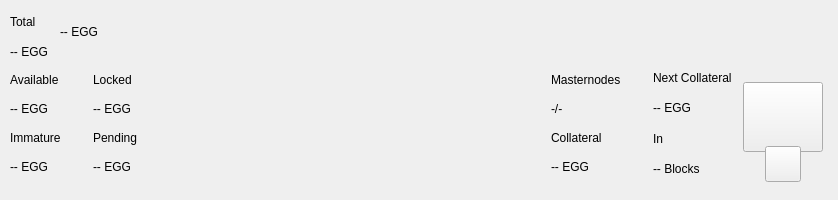
<?xml version="1.0" encoding="UTF-8"?>
<ui version="4.0">
 <class>TopBar</class>
 <widget class="QWidget" name="TopBar">
  <property name="geometry">
   <rect>
    <x>0</x>
    <y>0</y>
    <width>838</width>
    <height>200</height>
   </rect>
  </property>
  <property name="minimumSize">
   <size>
    <width>0</width>
    <height>200</height>
   </size>
  </property>
  <property name="maximumSize">
   <size>
    <width>16777215</width>
    <height>200</height>
   </size>
  </property>
  <property name="windowTitle">
   <string>Form</string>
  </property>
  <layout class="QVBoxLayout" name="verticalLayout_10" stretch="0">
   <property name="spacing">
    <number>0</number>
   </property>
   <property name="leftMargin">
    <number>0</number>
   </property>
   <property name="topMargin">
    <number>0</number>
   </property>
   <property name="rightMargin">
    <number>0</number>
   </property>
   <property name="bottomMargin">
    <number>0</number>
   </property>
   <item>
    <widget class="PFBorderImage" name="containerTop">
     <layout class="QVBoxLayout" name="verticalLayout_11">
      <property name="spacing">
       <number>0</number>
      </property>
      <property name="leftMargin">
       <number>0</number>
      </property>
      <property name="topMargin">
       <number>0</number>
      </property>
      <property name="rightMargin">
       <number>0</number>
      </property>
      <property name="bottomMargin">
       <number>0</number>
      </property>
      <item>
       <widget class="QWidget" name="top_container_2" native="true">
        <property name="minimumSize">
         <size>
          <width>0</width>
          <height>65</height>
         </size>
        </property>
        <layout class="QHBoxLayout" name="top_container">
         <property name="spacing">
          <number>0</number>
         </property>
         <property name="leftMargin">
          <number>10</number>
         </property>
         <property name="topMargin">
          <number>0</number>
         </property>
         <property name="rightMargin">
          <number>10</number>
         </property>
         <property name="bottomMargin">
          <number>0</number>
         </property>
         <item>
          <layout class="QHBoxLayout" name="horizontalLayout_4">
           <property name="spacing">
            <number>12</number>
           </property>
           <property name="rightMargin">
            <number>0</number>
           </property>
           <item>
            <widget class="QWidget" name="widgetAmount" native="true">
             <layout class="QVBoxLayout" name="verticalLayout_2">
              <property name="spacing">
               <number>2</number>
              </property>
              <property name="leftMargin">
               <number>0</number>
              </property>
              <property name="topMargin">
               <number>8</number>
              </property>
              <property name="rightMargin">
               <number>0</number>
              </property>
              <property name="bottomMargin">
               <number>0</number>
              </property>
              <item>
               <widget class="QLabel" name="labelTitle1">
                <property name="text">
                 <string>Total</string>
                </property>
               </widget>
              </item>
              <item>
               <widget class="QLabel" name="labelAmountPiv">
                <property name="text">
                 <string notr="true">-- EGG</string>
                </property>
               </widget>
              </item>
             </layout>
            </widget>
           </item>
           <item alignment="Qt::AlignVCenter">
            <widget class="QWidget" name="widgetTopAmount" native="true">
             <property name="sizePolicy">
              <sizepolicy hsizetype="Preferred" vsizetype="Maximum">
               <horstretch>0</horstretch>
               <verstretch>0</verstretch>
              </sizepolicy>
             </property>
             <layout class="QHBoxLayout" name="horizontalLayout_5">
              <property name="spacing">
               <number>0</number>
              </property>
              <property name="leftMargin">
               <number>0</number>
              </property>
              <property name="topMargin">
               <number>0</number>
              </property>
              <property name="rightMargin">
               <number>0</number>
              </property>
              <property name="bottomMargin">
               <number>0</number>
              </property>
              <item alignment="Qt::AlignTop">
               <widget class="QLabel" name="labelAmountTopPiv">
                <property name="minimumSize">
                 <size>
                  <width>0</width>
                  <height>36</height>
                 </size>
                </property>
                <property name="styleSheet">
                 <string notr="true">padding:0px;margin:0px;</string>
                </property>
                <property name="text">
                 <string notr="true">-- EGG</string>
                </property>
               </widget>
              </item>
             </layout>
            </widget>
           </item>
           <item>
            <spacer name="horizontalSpacer">
             <property name="orientation">
              <enum>Qt::Horizontal</enum>
             </property>
             <property name="sizeHint" stdset="0">
              <size>
               <width>40</width>
               <height>20</height>
              </size>
             </property>
            </spacer>
           </item>
           <item alignment="Qt::AlignRight">
            <widget class="QWidget" name="layoutSync" native="true">
             <property name="minimumSize">
              <size>
               <width>0</width>
               <height>36</height>
              </size>
             </property>
             <property name="maximumSize">
              <size>
               <width>16777215</width>
               <height>36</height>
              </size>
             </property>
             <layout class="QVBoxLayout" name="verticalLayout_9">
              <property name="leftMargin">
               <number>0</number>
              </property>
              <property name="topMargin">
               <number>0</number>
              </property>
              <property name="rightMargin">
               <number>0</number>
              </property>
              <property name="bottomMargin">
               <number>0</number>
              </property>
              <item>
               <widget class="ExpandableButton" name="pushButtonSync" native="true">
                <property name="minimumSize">
                 <size>
                  <width>36</width>
                  <height>36</height>
                 </size>
                </property>
                <property name="maximumSize">
                 <size>
                  <width>16777215</width>
                  <height>36</height>
                 </size>
                </property>
               </widget>
              </item>
             </layout>
            </widget>
           </item>
           <item>
            <widget class="ExpandableButton" name="pushButtonHDUpgrade" native="true">
             <property name="minimumSize">
              <size>
               <width>36</width>
               <height>36</height>
              </size>
             </property>
             <property name="maximumSize">
              <size>
               <width>16777215</width>
               <height>36</height>
              </size>
             </property>
            </widget>
           </item>
           <item>
            <widget class="ExpandableButton" name="pushButtonStack" native="true">
             <property name="minimumSize">
              <size>
               <width>36</width>
               <height>36</height>
              </size>
             </property>
             <property name="maximumSize">
              <size>
               <width>16777215</width>
               <height>36</height>
              </size>
             </property>
            </widget>
           </item>
           <item>
            <widget class="ExpandableButton" name="pushButtonConf" native="true">
             <property name="minimumSize">
              <size>
               <width>36</width>
               <height>36</height>
              </size>
             </property>
             <property name="maximumSize">
              <size>
               <width>16777215</width>
               <height>36</height>
              </size>
             </property>
            </widget>
           </item>
           <item>
            <widget class="ExpandableButton" name="pushButtonMasternodes" native="true">
             <property name="minimumSize">
              <size>
               <width>36</width>
               <height>36</height>
              </size>
             </property>
             <property name="maximumSize">
              <size>
               <width>16777215</width>
               <height>36</height>
              </size>
             </property>
            </widget>
           </item>
           <item>
            <widget class="ExpandableButton" name="pushButtonConsole" native="true">
             <property name="minimumSize">
              <size>
               <width>36</width>
               <height>36</height>
              </size>
             </property>
             <property name="maximumSize">
              <size>
               <width>16777215</width>
               <height>36</height>
              </size>
             </property>
            </widget>
           </item>
           <item>
            <widget class="ExpandableButton" name="pushButtonConnection" native="true">
             <property name="minimumSize">
              <size>
               <width>36</width>
               <height>36</height>
              </size>
             </property>
             <property name="maximumSize">
              <size>
               <width>16777215</width>
               <height>36</height>
              </size>
             </property>
            </widget>
           </item>
           <item>
            <widget class="ExpandableButton" name="pushButtonTor" native="true">
             <property name="minimumSize">
              <size>
               <width>36</width>
               <height>36</height>
              </size>
             </property>
             <property name="maximumSize">
              <size>
               <width>16777215</width>
               <height>36</height>
              </size>
             </property>
            </widget>
           </item>
           <item>
            <widget class="ExpandableButton" name="pushButtonLock" native="true">
             <property name="sizePolicy">
              <sizepolicy hsizetype="Expanding" vsizetype="Expanding">
               <horstretch>0</horstretch>
               <verstretch>0</verstretch>
              </sizepolicy>
             </property>
             <property name="minimumSize">
              <size>
               <width>36</width>
               <height>0</height>
              </size>
             </property>
             <property name="maximumSize">
              <size>
               <width>16777215</width>
               <height>36</height>
              </size>
             </property>
            </widget>
           </item>
           <item>
            <widget class="ExpandableButton" name="pushButtonTheme" native="true">
             <property name="minimumSize">
              <size>
               <width>36</width>
               <height>36</height>
              </size>
             </property>
             <property name="maximumSize">
              <size>
               <width>16777215</width>
               <height>36</height>
              </size>
             </property>
            </widget>
           </item>
           <item>
            <widget class="ExpandableButton" name="pushButtonFAQ" native="true">
             <property name="minimumSize">
              <size>
               <width>36</width>
               <height>36</height>
              </size>
             </property>
             <property name="maximumSize">
              <size>
               <width>16777215</width>
               <height>36</height>
              </size>
             </property>
            </widget>
           </item>
          </layout>
         </item>
        </layout>
       </widget>
      </item>
      <item>
       <widget class="QWidget" name="bottom_container" native="true">
        <property name="minimumSize">
         <size>
          <width>0</width>
          <height>135</height>
         </size>
        </property>
        <layout class="QHBoxLayout" name="botton_container">
         <property name="leftMargin">
          <number>10</number>
         </property>
         <property name="topMargin">
          <number>0</number>
         </property>
         <property name="rightMargin">
          <number>10</number>
         </property>
         <property name="bottomMargin">
          <number>10</number>
         </property>
         <item>
          <layout class="QHBoxLayout" name="horizontalLayout_3">
           <property name="spacing">
            <number>0</number>
           </property>
           <property name="bottomMargin">
            <number>9</number>
           </property>
           <item>
            <layout class="QVBoxLayout" name="verticalLayout_7">
             <property name="spacing">
              <number>0</number>
             </property>
             <property name="leftMargin">
              <number>0</number>
             </property>
             <property name="rightMargin">
              <number>0</number>
             </property>
             <item>
              <layout class="QHBoxLayout" name="horizontalLayout_2">
               <property name="spacing">
                <number>0</number>
               </property>
               <item>
                <layout class="QVBoxLayout" name="verticalLayout_6">
                 <item>
                  <widget class="QLabel" name="labelTitle5">
                   <property name="text">
                    <string>Available</string>
                   </property>
                  </widget>
                 </item>
                 <item>
                  <widget class="QLabel" name="labelAvailablePiv">
                   <property name="text">
                    <string>-- EGG</string>
                   </property>
                  </widget>
                 </item>
                 <item>
                  <widget class="QLabel" name="labelTitle4">
                   <property name="text">
                    <string>Immature</string>
                   </property>
                  </widget>
                 </item>
                 <item>
                  <widget class="QLabel" name="labelImmaturePiv">
                   <property name="text">
                    <string notr="true">-- EGG</string>
                   </property>
                  </widget>
                 </item>
                </layout>
               </item>
               <item>
                <layout class="QVBoxLayout" name="verticalLayout_8">
                 <property name="leftMargin">
                  <number>32</number>
                 </property>
                 <item>
                  <widget class="QLabel" name="labelTitle6">
                   <property name="text">
                    <string>Locked</string>
                   </property>
                  </widget>
                 </item>
                 <item>
                  <widget class="QLabel" name="labelLockedPiv">
                   <property name="text">
                    <string>-- EGG</string>
                   </property>
                  </widget>
                 </item>
                 <item>
                  <widget class="QLabel" name="labelTitle3">
                   <property name="text">
                    <string>Pending</string>
                   </property>
                  </widget>
                 </item>
                 <item>
                  <widget class="QLabel" name="labelPendingPiv">
                   <property name="text">
                    <string notr="true">-- EGG</string>
                   </property>
                  </widget>
                 </item>
                </layout>
               </item>
              </layout>
             </item>
            </layout>
           </item>
          </layout>
         </item>
         <item>
          <spacer name="horizontalSpacer_2">
           <property name="orientation">
            <enum>Qt::Horizontal</enum>
           </property>
           <property name="sizeHint" stdset="0">
            <size>
             <width>40</width>
             <height>20</height>
            </size>
           </property>
          </spacer>
         </item>
         <item>
          <layout class="QHBoxLayout" name="horizontalLayout_6">
           <property name="spacing">
            <number>0</number>
           </property>
           <property name="rightMargin">
            <number>0</number>
           </property>
           <property name="bottomMargin">
            <number>9</number>
           </property>
           <item>
            <layout class="QVBoxLayout" name="verticalLayout_5">
             <item>
              <widget class="QLabel" name="labelMasternodesTitle">
               <property name="text">
                <string>Masternodes</string>
               </property>
              </widget>
             </item>
             <item>
              <widget class="QLabel" name="labelMasternodeCount">
               <property name="text">
                <string>-/-</string>
               </property>
              </widget>
             </item>
             <item>
              <widget class="QLabel" name="labelTitle8">
               <property name="text">
                <string>Collateral</string>
               </property>
              </widget>
             </item>
             <item>
              <widget class="QLabel" name="labelCollateralPiv">
               <property name="text">
                <string notr="true">-- EGG</string>
               </property>
              </widget>
             </item>
            </layout>
           </item>
           <item>
            <widget class="QWidget" name="widgetNextCollateral" native="true">
             <layout class="QVBoxLayout" name="verticalLayout_12">
              <property name="leftMargin">
               <number>32</number>
              </property>
              <property name="topMargin">
               <number>0</number>
              </property>
              <property name="rightMargin">
               <number>0</number>
              </property>
              <property name="bottomMargin">
               <number>0</number>
              </property>
              <item>
               <widget class="QLabel" name="labelNextMasternodesTitle">
                <property name="text">
                 <string>Next Collateral</string>
                </property>
               </widget>
              </item>
              <item>
               <widget class="QLabel" name="labelNextCollateralValue">
                <property name="text">
                 <string>-- EGG</string>
                </property>
               </widget>
              </item>
              <item>
               <widget class="QLabel" name="labelTitle9">
                <property name="text">
                 <string>In</string>
                </property>
               </widget>
              </item>
              <item>
               <widget class="QLabel" name="labelNextCollateralBlocks">
                <property name="text">
                 <string notr="true">-- Blocks</string>
                </property>
               </widget>
              </item>
             </layout>
            </widget>
           </item>
          </layout>
         </item>
         <item>
          <widget class="QWidget" name="qrContainer" native="true">
           <property name="sizePolicy">
            <sizepolicy hsizetype="Preferred" vsizetype="Minimum">
             <horstretch>0</horstretch>
             <verstretch>0</verstretch>
            </sizepolicy>
           </property>
           <property name="minimumSize">
            <size>
             <width>90</width>
             <height>110</height>
            </size>
           </property>
           <property name="maximumSize">
            <size>
             <width>90</width>
             <height>110</height>
            </size>
           </property>
           <layout class="QVBoxLayout" name="containerQR">
            <property name="spacing">
             <number>0</number>
            </property>
            <property name="leftMargin">
             <number>5</number>
            </property>
            <property name="topMargin">
             <number>10</number>
            </property>
            <property name="rightMargin">
             <number>5</number>
            </property>
            <property name="bottomMargin">
             <number>0</number>
            </property>
            <item>
             <widget class="QPushButton" name="btnQr">
              <property name="minimumSize">
               <size>
                <width>70</width>
                <height>70</height>
               </size>
              </property>
              <property name="maximumSize">
               <size>
                <width>16777215</width>
                <height>70</height>
               </size>
              </property>
              <property name="focusPolicy">
               <enum>Qt::NoFocus</enum>
              </property>
              <property name="text">
               <string/>
              </property>
              <property name="iconSize">
               <size>
                <width>70</width>
                <height>70</height>
               </size>
              </property>
             </widget>
            </item>
            <item>
             <spacer name="verticalSpacer">
              <property name="orientation">
               <enum>Qt::Vertical</enum>
              </property>
              <property name="sizeType">
               <enum>QSizePolicy::Fixed</enum>
              </property>
              <property name="sizeHint" stdset="0">
               <size>
                <width>20</width>
                <height>20</height>
               </size>
              </property>
             </spacer>
            </item>
            <item alignment="Qt::AlignHCenter|Qt::AlignBottom">
             <widget class="QPushButton" name="pushButtonQR">
              <property name="minimumSize">
               <size>
                <width>36</width>
                <height>36</height>
               </size>
              </property>
              <property name="maximumSize">
               <size>
                <width>36</width>
                <height>36</height>
               </size>
              </property>
              <property name="focusPolicy">
               <enum>Qt::NoFocus</enum>
              </property>
              <property name="text">
               <string/>
              </property>
             </widget>
            </item>
           </layout>
          </widget>
         </item>
        </layout>
       </widget>
      </item>
     </layout>
    </widget>
   </item>
  </layout>
 </widget>
 <customwidgets>
  <customwidget>
   <class>ExpandableButton</class>
   <extends>QWidget</extends>
   <header>qt/pivx/expandablebutton.h</header>
   <container>1</container>
  </customwidget>
  <customwidget>
   <class>PFBorderImage</class>
   <extends>QFrame</extends>
   <header>qt/pivx/pfborderimage.h</header>
   <container>1</container>
  </customwidget>
 </customwidgets>
 <resources/>
 <connections/>
</ui>
